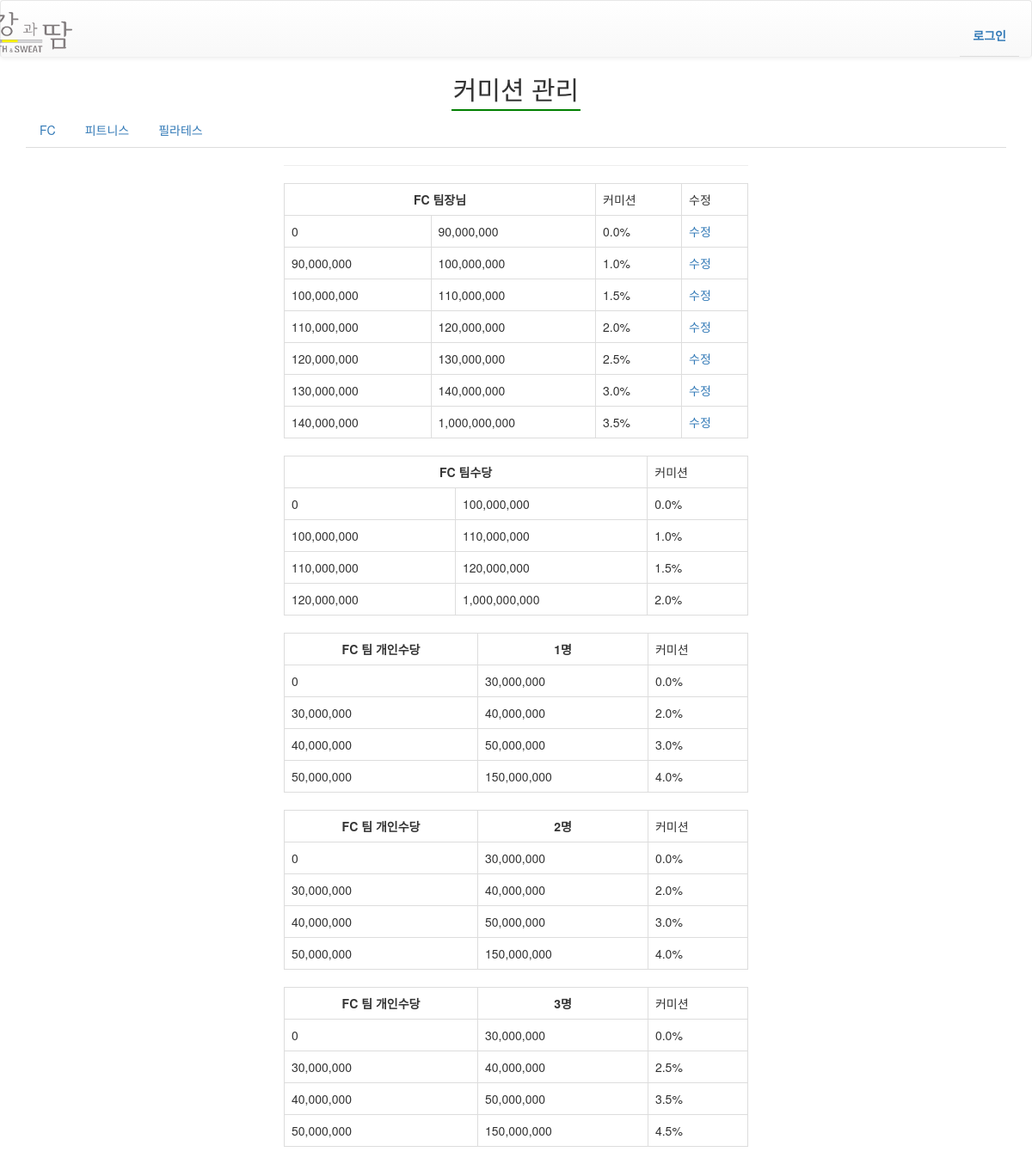
The app's page /management/commission_management/, older data.
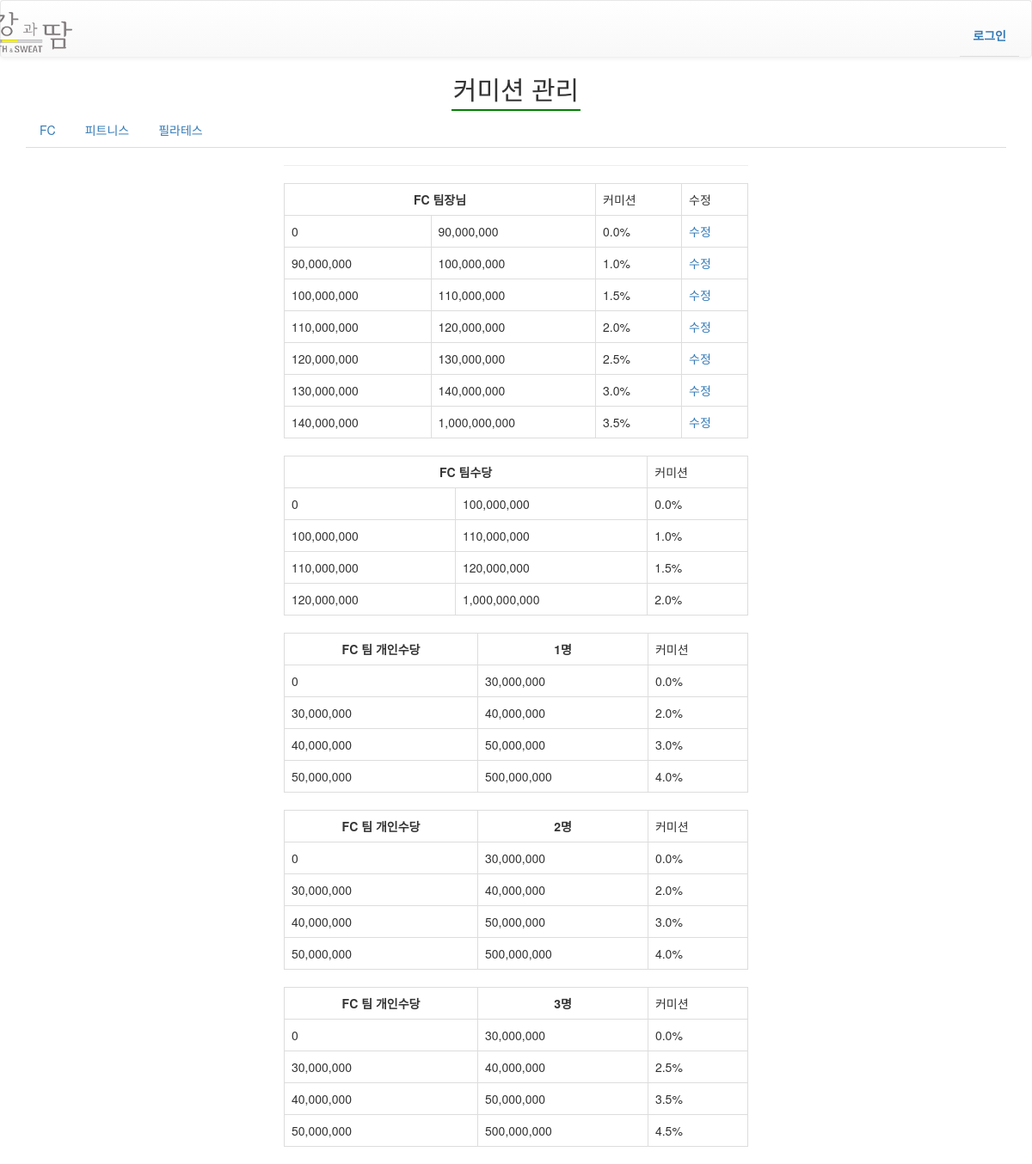
The same page, newer data.
### management/models.py (models this page shows, shortened)
class FC_Personal_Commission(models.Model): #FC팀의 개인수당
    min_personal_sales = models.DecimalField(max_digits=19,decimal_places=0, default=0 ,verbose_name='FC 개인매출범위 시작')
    max_personal_sales = models.DecimalField(max_digits=19,decimal_places=0, blank=True, null=True, verbose_name='FC 개인 매출범위 종료')
    personnel = models.IntegerField(null=True, verbose_name='인원')
    commission = models.FloatField(default=0.0, verbose_name='커미션')
    class Meta:
        ordering = ['min_personal_sales']

### management/views.py (the view)
# urls.py: url(r'^commission_management/edit_commission/(?P<fc_teamleader_id>\d+)/$', views.edit_commission, name='edit_commission'),
def commission_management(request):
    FC_Teamleader_Com = FC_Teamleader_Commission.objects.all()
    FC_Personal_Com = FC_Personal_Commission.objects.all()
    FC_Personal_Com_1 = FC_Personal_Com.filter(personnel=1)
    FC_Personal_Com_2 = FC_Personal_Com.filter(personnel=2)
    FC_Personal_Com_3 = FC_Personal_Com.filter(personnel=3)
    FC_Team_Com = FC_Team_Commission.objects.all()
    Fit_Teamledaer_Com = Fitness_Teamledaer_Commission.objects.all()
    Fit_Personal_Com = Fitness_Personal_Commission.objects.all()
    Pil_Teamleader_Com = Pilates_Teamleader_Commission.objects.all()
    Pil_Com = Pilates_Commission.objects.all()
    Pil_GX_Basic = Pilates_GX_Basic.objects.all()
    Pil_GX_DependingNum = Pilates_GX_DependingNum.objects.all()
    Pil_PT = Pilates_PT.objects.all()
    context = {
        'FC_Teamleader_Com' : FC_Teamleader_Com,
        'FC_Personal_Com' : FC_Personal_Com,
        'FC_Personal_Com_1' : FC_Personal_Com_1,
        'FC_Personal_Com_2' : FC_Personal_Com_2,
        'FC_Personal_Com_3' : FC_Personal_Com_3,
        'FC_Team_Com' : FC_Team_Com,
        'Fit_Teamledaer_Com' : Fit_Teamledaer_Com,
        'Fit_Personal_Com' : Fit_Personal_Com,
        'Pil_Teamleader_Com' : Pil_Teamleader_Com,
        'Pil_Com' : Pil_Com,
        'Pil_GX_Basic' : Pil_GX_Basic,
        'Pil_GX_DependingNum' : Pil_GX_DependingNum,
        'Pil_PT' : Pil_PT,
    }
    return render(request, 'management/commission_management.html', context)

### management/models.py (called while the page is built)
    def __str__(self):
        return str(self.tuition)

### management/templates/management/commission_management.html (shortened to what this page needs)
{% extends "navbar.html" %}
{% load humanize %}
{% block content %}
<h2 class="text-center"><span class="header">커미션 관리</span></h2>
<div class="container">
    <div class="section-title tab-menu text-center">
        <ul class="nav nav-tabs" role="tablist">
            <li role="presentation"><a href="#FC" data-toggle="tab">FC</a></li>
            <li role="presentation"><a href="#Fitness" data-toggle="tab">피트니스</a></li>
            <li role="presentation"><a href="#Pilates" data-toggle="tab">필라테스</a></li>
       </ul>
    </div>
    <div class="tab-content col-xs-6 col-xs-offset-3">
    <hr/>
        <div role="tabpanel" class="tab-pane fade in active" id="FC">
        <table class="table table-bordered">
            <tr>
                <th colspan="2">FC 팀장님</th>
                <td>커미션</td>
                <td>수정</td>
            </tr>
            {% for fc_teamleader in FC_Teamleader_Com %}
            <tr>
                <td>{{ fc_teamleader.min_sales |intcomma }}</td>
                <td>{{ fc_teamleader.max_sales |intcomma }}</td>
                <td>{{ fc_teamleader.commission }}%</td>
                <td><a href="{% url "management:edit_commission" fc_teamleader.id %}">수정</a></td>
            </tr>
            {% endfor %}
        </table>
         <table class="table table-bordered">
            <tr>
                <th colspan="2">FC 팀수당</th>
                <td>커미션</td>
            </tr>
            {% for fc_team in FC_Team_Com %}
            <tr>
                <td>{{ fc_team.min_sales |intcomma }}</td>
                <td>{{ fc_team.max_sales |intcomma }}</td>
                <td>{{ fc_team.commission }}%</td>
            </tr>
            {% endfor %}
        </table>
        <table class="table table-bordered">
            <tr>
                <th>FC 팀 개인수당</th>
                <th>1명</th>
                <td>커미션</td>
            </tr>
            {% for fc_team in FC_Personal_Com_1 %}
            <tr>
                <td>{{ fc_team.min_personal_sales |intcomma }}</td>
                <td>{{ fc_team.max_personal_sales |intcomma }}</td>
                <td>{{ fc_team.commission }}%</td>
            </tr>
            {% endfor %}
        </table>
        <table class="table table-bordered">
            <tr>
                <th>FC 팀 개인수당</th>
                <th>2명</th>
                <td>커미션</td>
            </tr>
            {% for fc_team in FC_Personal_Com_2 %}
            <tr>
                <td>{{ fc_team.min_personal_sales |intcomma }}</td>
                <td>{{ fc_team.max_personal_sales |intcomma }}</td>
                <td>{{ fc_team.commission }}%</td>
            </tr>
            {% endfor %}
        </table>
        <table class="table table-bordered">
            <tr>
                <th>FC 팀 개인수당</th>
                <th>3명</th>
                <td>커미션</td>
            </tr>
            {% for fc_team in FC_Personal_Com_3 %}
            <tr>
                <td>{{ fc_team.min_personal_sales |intcomma }}</td>
                <td>{{ fc_team.max_personal_sales |intcomma }}</td>
                <td>{{ fc_team.commission }}%</td>
            </tr>
            {% endfor %}
        </table>
    </div>
    </div>
</div>
{% endblock %}

Row changes from the older to the newer data that the page shows:
changed FC_Personal_Commission (number 4 of 12 on the later page): max_personal_sales "150,000,000" → "500,000,000"
changed FC_Personal_Commission (number 8 of 12 on the later page): max_personal_sales "150,000,000" → "500,000,000"
changed FC_Personal_Commission (number 12 of 12 on the later page): max_personal_sales "150,000,000" → "500,000,000"
